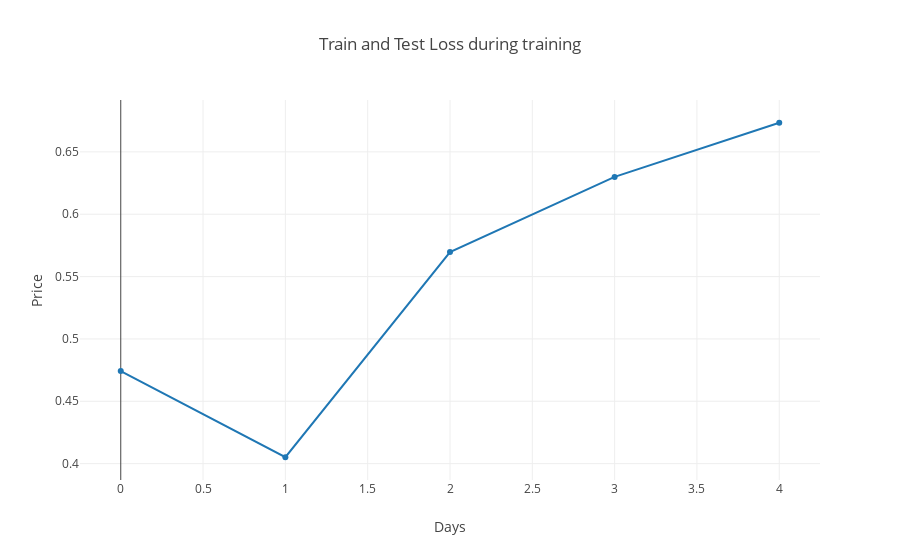

Notebook code cell kept with this figure:
### Code cell
History = pd.read_csv('cryptocurrency_data/history.csv')

trace = go.Scatter(y=forecast_prediction)
#trace1 = go.Scatter(y=History)
data = [trace]
layout = dict(title = 'Train and Test Loss during training',
              xaxis = dict(title = 'Days'), yaxis = dict(title = 'Price'))
fig = dict(data=data, layout=layout)
py.iplot(fig, filename='simple-plot-from-csv')

### Figure 1 — Plotly figure (JSON) as saved in the notebook; plotly's stock layout.template omitted (floating-point values rounded to 4 significant figures)
{"data": [{"type": "scatter", "y": [0.4742, 0.4051, 0.5697, 0.63, 0.6734]}], "layout": {"title": "Train and Test Loss during training", "xaxis": {"title": "Days"}, "yaxis": {"title": "Price"}}}
